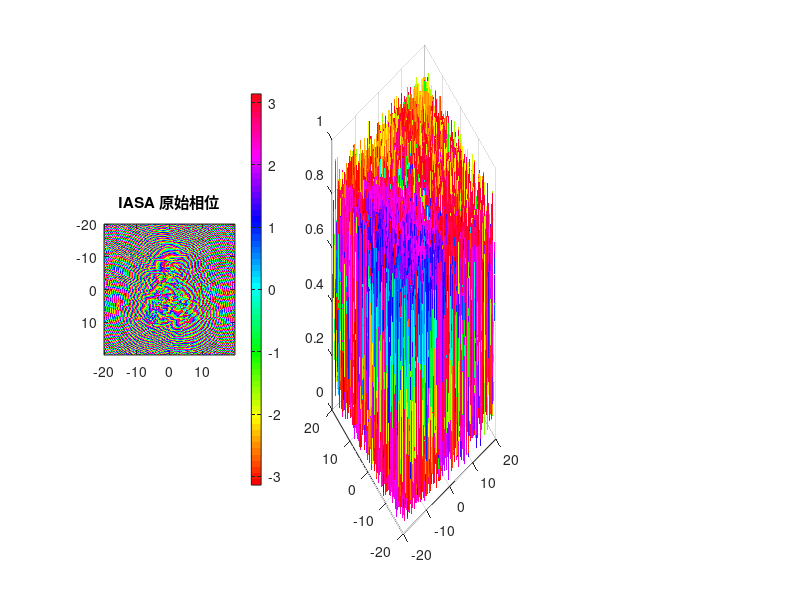

MATLAB code for this plot: (Note: this script raises an error after producing the figure.)
clear; close all; clc;

%% ==================================================
%  【核心测试区】四大优化方案独立开关
% ==================================================
Use_Amplitude_Compensation = false; % [方案1] 振幅补偿 (补偿厚度吸收导致的不均匀)
Use_Apodization            = true; % [方案2] 切趾滤波 (加 Tukey 窗消除硬边缘同心圆)
Use_Phase_Unwrapping       = false; % [方案3] 相位解卷 (生成平滑厚透镜，消除断崖散射)
Use_Impedance_Matching     = false; % [方案4] 阻抗匹配 (消除透镜内外声波反射)
% ==================================================

%% 1. 网格及参数设定 (动态 Z 轴优化与各项同性网格)
Nx = 300;
Lx = 40e-3;
Ny = Nx; Ly = Lx;
System_Offset = 2.03e-3;
z_target_dist = 20e-3;
f0 = 4.0e6;
c_water = 1480;
c_board = 2430;
density_water = 997;
density_board_real = 1100;

% [开关 4 逻辑应用]：阻抗匹配
if Use_Impedance_Matching
    density_board = (c_water * density_water) / c_board;
    fprintf('>>> 已开启: [阻抗匹配] (消除内部反射)\n');
else
    density_board = density_board_real;
end

lambda_water = c_water / f0;
dx = Lx / Nx; dy = dx; dz = dx;
Lz_needed = 30e-3;
Nz_min = ceil(Lz_needed / dz);
optimal_sizes = [128, 192, 216, 256, 300, 384, 512];
Nz = optimal_sizes(find(optimal_sizes >= Nz_min, 1));
Lz = Nz * dz;

x = (-Nx/2 : Nx/2-1) * dx;
[Y_grid, X_grid] = meshgrid(1:Ny, 1:Nx);

% [开关 2 逻辑预备]：生成 2D Tukey 窗
tukey_1d = tukeywin(Nx, 0.2); % 边缘有 20% 是平滑滚降的
tukey_2d = tukey_1d * tukey_1d';

fprintf('==================================================\n');
fprintf('网格分辨率: dx = dy = dz = %.4f mm\n', dx*1e3);
fprintf('每波长采样点 (PPW): %.2f\n', lambda_water/dx);
fprintf('优化后网格尺寸: %d x %d x %d\n', Nx, Ny, Nz);
fprintf('==================================================\n');

%% 2. 目标定义
fprintf('目标图案定义\n');
imag_target = zeros(Nx, Ny);
h_A = 160; w_base = 100; thickness = 22; bar_pos = 50; bar_width = 20;
cx = round(Nx/2); cy = round(Ny/2);
x_top = cx - h_A/2; x_bottom = cx + h_A/2;
slope = h_A / (w_base/2);
dx_outer = X_grid - x_top; dy_abs = abs(Y_grid - cy);
width_at_x = dx_outer / slope;
mask_outer = (dx_outer >= 0) & (dx_outer <= h_A) & (dy_abs <= width_at_x);
x_top_inner = x_top + thickness * 1.8;
dx_inner = X_grid - x_top_inner;
width_inner_at_x = dx_inner / slope;
mask_inner_cone = (dx_inner >= 0) & (dy_abs <= width_inner_at_x);
x_bar_start = x_bottom - bar_pos - bar_width/2;
x_bar_end   = x_bottom - bar_pos + bar_width/2;
mask_bar = (X_grid >= x_bar_start) & (X_grid <= x_bar_end);
imag_target = mask_outer & (~mask_inner_cone | mask_bar);
imag_target = double(imag_target > 0.5);

%% 3. IASA 迭代
fprintf('运行 IASA...\n');
pad_factor = 2;
Nx_pad = Nx * pad_factor; Ny_pad = Ny * pad_factor;
Lx_pad = Lx * pad_factor; dk_pad = 2 * pi / Lx_pad;
kx_pad = (-Nx_pad/2 : Nx_pad/2-1) * dk_pad;
[Kx_pad, Ky_pad] = meshgrid(kx_pad, kx_pad);
k_water = 2 * pi / lambda_water;
Kz_sq = k_water^2 - Kx_pad.^2 - Ky_pad.^2; Kz_sq(Kz_sq < 0) = 0;
H_forward = exp(1i * sqrt(Kz_sq) * z_target_dist);
H_backward = exp(-1i * sqrt(Kz_sq) * z_target_dist);
rng(9426);
board_phase_pad = zeros(Nx_pad, Ny_pad);
board_phase_pad(Nx/2+1:Nx/2+Nx, Ny/2+1:Ny/2+Ny) = exp(1i * rand(Nx, Nx) * 2 * pi);
target_pad = zeros(Nx_pad, Ny_pad);
target_pad(Nx/2+1:Nx/2+Nx, Ny/2+1:Ny/2+Ny) = imag_target;
weight_pad = target_pad * 1.5;
mask_roi = (target_pad > 0.5); mask_dark = (target_pad < 0.5);

% [方案 1 & 2 相关准备]
if Use_Apodization, fprintf('>>> 已开启: [切趾滤波] (消除同心边缘衍射)\n'); end
if Use_Amplitude_Compensation, fprintf('>>> 已开启: [振幅补偿] (补偿树脂吸收)\n'); end
alpha_board_Np_m = (1.5 / 8.686) * 100 * (f0/1e6)^1.5; % dB/cm/MHz^y 转换为 Np/m

epoch = 150;
for i = 1:epoch
    U_source = zeros(Nx_pad, Ny_pad);
    center_phase = angle(board_phase_pad(Nx/2+1:Nx/2+Nx, Ny/2+1:Ny/2+Ny));

    % --- [开关 1 逻辑应用]：振幅补偿 ---
    amplitude_mask = ones(Nx, Ny);
    if Use_Amplitude_Compensation && i > 10
        % 估算当前相位所需的厚度，并计算物理衰减
        k_board_val_temp = 2 * pi * f0 / c_board;
        k_diff_temp = abs(k_water - k_board_val_temp);
        h_temp = mod(center_phase, 2*pi) / k_diff_temp;
        amplitude_mask = exp(-alpha_board_Np_m * h_temp);
        % 归一化衰减遮罩，避免能量无限缩小
        amplitude_mask = amplitude_mask / max(amplitude_mask(:));
    end

    % --- [开关 2 逻辑应用]：切趾窗 ---
    if Use_Apodization
        amplitude_mask = amplitude_mask .* tukey_2d;
    end

    U_source(Nx/2+1:Nx/2+Nx, Ny/2+1:Ny/2+Ny) = amplitude_mask .* exp(1i * center_phase);

    % ASM
    A_source = fftshift(fft2(ifftshift(U_source)));
    A_target = A_source .* H_forward;
    U_target = fftshift(ifft2(ifftshift(A_target)));

    rec_amp = abs(U_target);
    peak_val = max(rec_amp(mask_roi));
    if peak_val == 0, peak_val = max(rec_amp(:)); end
    rec_amp_norm = rec_amp / peak_val;

    if i > 5
        beta = 0.8;
        correction = (target_pad(mask_roi) ./ (rec_amp_norm(mask_roi) + 1e-6)) .^ beta;
        weight_pad(mask_roi) = weight_pad(mask_roi) .* correction;
        weight_pad(weight_pad > 10) = 10;
        weight_pad(mask_dark) = 0;
    end
    U_target_constrained = weight_pad .* exp(1i * angle(U_target));
    A_target_cons = fftshift(fft2(ifftshift(U_target_constrained)));
    A_source_cons = A_target_cons .* H_backward;
    U_source_new = fftshift(ifft2(ifftshift(A_source_cons)));
    board_phase_pad = U_source_new;
end

holo_phase = angle(board_phase_pad(Nx/2+1:Nx/2+Nx, Ny/2+1:Ny/2+Ny));

%% 4. 相位转厚度与体素化优化
fprintf('进行物理厚度构建...\n');

k_board_val = 2 * pi * f0 / c_board;
k_diff = abs(k_water - k_board_val);

% --- [开关 3 逻辑应用]：相位解卷 ---
if Use_Phase_Unwrapping
    fprintf('>>> 已开启: [相位解卷] (生成完美平滑透镜)\n');
    % 简易 2D 解卷 (先按行再按列解卷)
    phase_unwrapped = unwrap(unwrap(holo_phase, [], 1), [], 2);
    % 保证解卷后的相位为正
    phase_unwrapped = phase_unwrapped - min(phase_unwrapped(:));
    thickness_ideal = phase_unwrapped / k_diff;
else
    % 传统包裹相位 (菲涅尔透镜)
    phase_wrapped = mod(holo_phase, 2*pi);
    thickness_ideal = phase_wrapped / k_diff;
end

thickness_map = imgaussfilt(thickness_ideal, 0.2);
min_base = 2 * dz;
thickness_map = thickness_map + min_base;

net_num_board = round(thickness_map / dz);
actual_thickness = net_num_board * dz;

figure(11); clf; set(gcf, 'Position', [100, 100, 1200, 400], 'Color', 'w');
subplot(1,3,1); imagesc(x*1e3, x*1e3, holo_phase); axis image; colormap hsv; colorbar; title('IASA 原始相位');
subplot(1,3,2); surf(x*1e3, x*1e3, thickness_ideal*1e3); shading flat; colormap parula; title('理想连续厚度 (mm)'); view(2); colorbar;
subplot(1,3,3); surf(x*1e3, x*1e3, actual_thickness*1e3); shading flat; colormap parula; title('体素化实际厚度 (mm)'); view(2); colorbar;

%% 5. k-Wave 介质建模
fprintf('仿真环境与实体介质构建\n');
kgrid = kWaveGrid(Nx, dx, Ny, dy, Nz, dz);
medium.sound_speed = c_water * ones(Nx, Ny, Nz);
medium.density = density_water * ones(Nx, Ny, Nz);
medium.alpha_coeff = 0.002 * ones(Nx, Ny, Nz);
medium.alpha_power = 1.5;
pml_size = 10;
source_z_idx = pml_size + 5;
z_board_stat_idx = source_z_idx + 2;

for i = 1:Nx
    for j = 1:Ny
        n_layers = net_num_board(i, j);
        if n_layers > 0
            z_start = z_board_stat_idx;
            z_end = z_board_stat_idx + n_layers - 1;
            medium.sound_speed(i, j, z_start:z_end) = c_board;
            medium.density(i, j, z_start:z_end) = density_board;

            % 只有在解卷模式下，如果透镜太厚，可以选择关闭衰减看纯干涉
            % 如果开启振幅补偿，则保留真实衰减
            medium.alpha_coeff(i, j, z_start:z_end) = 1.5;
        end
    end
end
thickest = max(net_num_board(:)) * dz;

%% 6. 时间与声源设置
fprintf('时间与声源设置\n');
cfl = 0.3;
t_end = (Lz * 1.5) / c_water;
kgrid.makeTime(medium.sound_speed, cfl, t_end);

source.p_mask = zeros(Nx, Ny, Nz);
source.p_mask(:, :, source_z_idx) = 1;
t_vec = kgrid.t_array;
source_sig = sin(2 * pi * f0 * t_vec);
ramp_pts = round(2 / f0 / kgrid.dt);
time_window = [linspace(0,1,ramp_pts), ones(1, kgrid.Nt-ramp_pts)];

% 生成基础的 1D 时域信号
p_time = source_sig .* time_window;

% [开关 2 修复]：k-Wave 中如果声源各点振幅不同，需要构建 [网格点数, 时间步数] 的矩阵
if Use_Apodization
    tukey_flat = tukey_2d(:); % 展平为一维列向量 [Nx*Ny, 1]
    source.p = tukey_flat * p_time; % 矩阵乘法生成 [Nx*Ny, Nt] 的波形矩阵
else
    source.p = p_time; % 统一振幅，大小为 [1, Nt]
end
source.p_mode = 'dirichlet';
%% 7. Sensor 放置
fprintf('sensor设置\n');
sensor.mask = zeros(Nx, Ny, Nz);
z_board_exit_idx = z_board_stat_idx + round(thickest/dz);
target_plane_idx = z_board_exit_idx + round(z_target_dist / dz);

scan_range_idx = round(3e-3 / dz);
z_scan_start = target_plane_idx - scan_range_idx;
z_scan_end = target_plane_idx + scan_range_idx;
if z_scan_end > Nz - pml_size, z_scan_end = Nz - pml_size; end
sensor.mask(:, :, z_scan_start:z_scan_end) = 1;

sensor.record = {'p'};
sensor.record_start_index = kgrid.Nt - round(3/f0/kgrid.dt);
fprintf('  - 扫描范围 Z Index: %d 到 %d\n', z_scan_start, z_scan_end);

%% 8. 仿真
fprintf('仿真开始\n');
input_args = {'PMLInside', true, 'PMLSize', 10, 'PlotPML', false, 'PlotSim', false, 'DataCast', 'gpuArray-single'};
try
    sensor_data = kspaceFirstOrder3D(kgrid, medium, source, sensor, input_args{:});
catch
    disp('GPU 失败，切换 CPU...');
    input_args = input_args(1:end-2);
    sensor_data = kspaceFirstOrder3D(kgrid, medium, source, sensor, input_args{:});
end

%% 9. 数据处理与 Z-Scan 寻优
if isfield(sensor_data, 'p')
    p_raw = gather(sensor_data.p);
    [~, Nt_rec] = size(p_raw);
    p_fft = fft(p_raw, [], 2);
    [~, f_idx] = min(abs( (0:Nt_rec-1)/Nt_rec/kgrid.dt - f0 ));
    p_complex = p_fft(:, f_idx);

    p_field_3d = zeros(Nx, Ny, Nz);
    mask_indices = find(sensor.mask);
    p_field_3d(mask_indices) = p_complex;

    scan_vol = abs(p_field_3d(:, :, z_scan_start:z_scan_end));
    num_slices = size(scan_vol, 3);

    R = double(imag_target);
    R = (R - min(R(:))) / (max(R(:)) - min(R(:)));
    R_mean = mean(R(:));

    best_corr = -1; best_slice_idx = 1; best_img_recon = []; best_nmse = inf; best_psnr = 0;

    for k = 1:num_slices
        A = scan_vol(:, :, k);
        A = (A - min(A(:))) / (max(A(:)) - min(A(:)));
        A_mean = mean(A(:));

        val_corr = sum(sum((R - R_mean) .* (A - A_mean))) / sqrt(sum(sum((R - R_mean).^2)) * sum(sum((A - A_mean).^2)));

        if val_corr > best_corr
            best_corr = val_corr; best_slice_idx = k; best_img_recon = A;
            best_nmse = sum(sum((R - A).^2)) / sum(sum(R.^2));
            mse = mean((R(:) - A(:)).^2);
            if mse == 0, best_psnr = Inf; else, best_psnr = 20 * log10(1 / sqrt(mse)); end
        end
    end

    actual_z_dist_mm = (z_scan_start + best_slice_idx - 1 - z_board_exit_idx) * dz * 1e3;

    figure(6); clf; set(gcf, 'Position', [100, 100, 1000, 400], 'Color', 'w');
    subplot(1,3,1); imagesc(x*1e3, x*1e3, imag_target); axis image; colormap gray; title('原始目标'); xlabel('mm');
    subplot(1,3,2); imagesc(x*1e3, x*1e3, best_img_recon); axis image; colormap jet;
    title(sprintf('物理最佳焦面 (Z=%.2f mm)', actual_z_dist_mm)); xlabel('mm');
    subplot(1,3,3); center_row = round(Nx/2);
    plot(x*1e3, imag_target(center_row, :), 'k--', 'LineWidth', 1.5); hold on;
    plot(x*1e3, best_img_recon(center_row, :), 'r-', 'LineWidth', 1.5);
    legend('Target', 'Simulated'); title('最佳焦面剖面线'); grid on; xlabel('mm');

    try best_ssim = ssim(best_img_recon, R); catch, best_ssim = NaN; end

    fprintf('\n========================================\n');
    fprintf('终极图像重建质量评估 (Z-Scan 最佳焦面):\n');
    fprintf('Correlation : %.4f \n', best_corr);
    fprintf('NMSE        : %.4f \n', best_nmse);
    fprintf('PSNR        : %.2f dB \n', best_psnr);
    fprintf('SSIM        : %.4f \n', best_ssim);
    fprintf('========================================\n');
end
